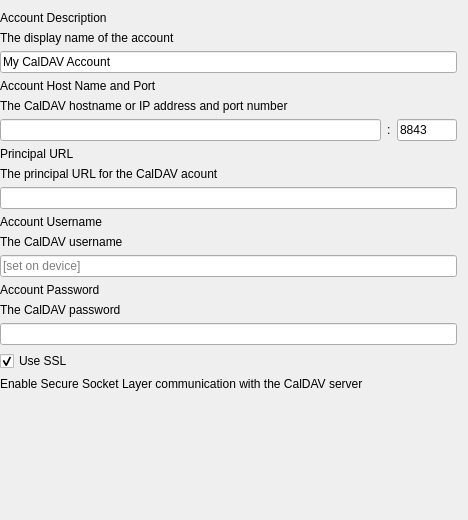
<?xml version="1.0" encoding="UTF-8"?>
<ui version="4.0">
 <class>CalDAVForm</class>
 <widget class="QWidget" name="CalDAVForm">
  <property name="geometry">
   <rect>
    <x>0</x>
    <y>0</y>
    <width>468</width>
    <height>520</height>
   </rect>
  </property>
  <property name="windowTitle">
   <string>Form</string>
  </property>
  <layout class="QVBoxLayout" name="verticalLayout">
   <property name="leftMargin">
    <number>0</number>
   </property>
   <item>
    <widget class="QLabel" name="label">
     <property name="text">
      <string>Account Description</string>
     </property>
    </widget>
   </item>
   <item>
    <widget class="QLabel" name="lTip_label_2">
     <property name="text">
      <string>The display name of the account</string>
     </property>
    </widget>
   </item>
   <item>
    <widget class="QLineEdit" name="descriptionLE">
     <property name="text">
      <string>My CalDAV Account</string>
     </property>
    </widget>
   </item>
   <item>
    <widget class="QLabel" name="label_3">
     <property name="text">
      <string>Account Host Name and Port</string>
     </property>
    </widget>
   </item>
   <item>
    <widget class="QLabel" name="lTip_abel_4">
     <property name="text">
      <string>The CalDAV hostname or IP address and port number</string>
     </property>
    </widget>
   </item>
   <item>
    <layout class="QHBoxLayout" name="horizontalLayout" stretch="1,0,0">
     <item>
      <widget class="QLineEdit" name="hostLE">
       <property name="sizePolicy">
        <sizepolicy hsizetype="Expanding" vsizetype="Fixed">
         <horstretch>2</horstretch>
         <verstretch>0</verstretch>
        </sizepolicy>
       </property>
       <property name="placeholderText">
        <string/>
       </property>
      </widget>
     </item>
     <item>
      <widget class="QLabel" name="label_2">
       <property name="text">
        <string>:</string>
       </property>
      </widget>
     </item>
     <item>
      <widget class="QLineEdit" name="portLE">
       <property name="sizePolicy">
        <sizepolicy hsizetype="Fixed" vsizetype="Fixed">
         <horstretch>0</horstretch>
         <verstretch>0</verstretch>
        </sizepolicy>
       </property>
       <property name="maximumSize">
        <size>
         <width>60</width>
         <height>16777215</height>
        </size>
       </property>
       <property name="text">
        <string>8843</string>
       </property>
       <property name="maxLength">
        <number>5</number>
       </property>
      </widget>
     </item>
    </layout>
   </item>
   <item>
    <widget class="QLabel" name="label_5">
     <property name="text">
      <string>Principal URL</string>
     </property>
    </widget>
   </item>
   <item>
    <widget class="QLabel" name="lTip_label_6">
     <property name="text">
      <string>The principal URL for the CalDAV acount</string>
     </property>
    </widget>
   </item>
   <item>
    <widget class="QLineEdit" name="urlLE"/>
   </item>
   <item>
    <widget class="QLabel" name="label_7">
     <property name="text">
      <string>Account Username</string>
     </property>
    </widget>
   </item>
   <item>
    <widget class="QLabel" name="lTip_label_8">
     <property name="text">
      <string>The CalDAV username</string>
     </property>
    </widget>
   </item>
   <item>
    <widget class="QLineEdit" name="usernameLE">
     <property name="placeholderText">
      <string>[set on device]</string>
     </property>
    </widget>
   </item>
   <item>
    <widget class="QLabel" name="label_4">
     <property name="text">
      <string>Account Password</string>
     </property>
    </widget>
   </item>
   <item>
    <widget class="QLabel" name="lTip_label_7">
     <property name="text">
      <string>The CalDAV password</string>
     </property>
    </widget>
   </item>
   <item>
    <widget class="QLineEdit" name="passwordLE">
     <property name="echoMode">
      <enum>QLineEdit::Password</enum>
     </property>
    </widget>
   </item>
   <item>
    <widget class="QCheckBox" name="sslCB">
     <property name="text">
      <string>Use SSL</string>
     </property>
     <property name="checked">
      <bool>true</bool>
     </property>
    </widget>
   </item>
   <item>
    <widget class="QLabel" name="lTip_label_9">
     <property name="text">
      <string>Enable Secure Socket Layer communication with the CalDAV server</string>
     </property>
    </widget>
   </item>
   <item>
    <widget class="VPNUUIDWidget" name="widgetVPNUUID" native="true"/>
   </item>
   <item>
    <spacer name="verticalSpacer">
     <property name="orientation">
      <enum>Qt::Vertical</enum>
     </property>
     <property name="sizeHint" stdset="0">
      <size>
       <width>20</width>
       <height>40</height>
      </size>
     </property>
    </spacer>
   </item>
  </layout>
 </widget>
 <customwidgets>
  <customwidget>
   <class>VPNUUIDWidget</class>
   <extends>QWidget</extends>
   <header>FWAdminLib/Configurator/VPNUUIDWidget.h</header>
  </customwidget>
 </customwidgets>
 <resources/>
 <connections/>
</ui>
